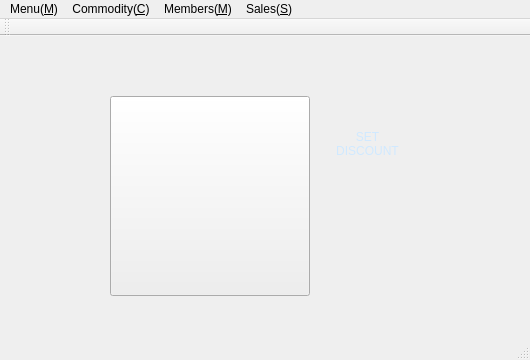
<?xml version="1.0" encoding="UTF-8"?>
<ui version="4.0">
 <class>MainWindow</class>
 <widget class="QMainWindow" name="MainWindow">
  <property name="geometry">
   <rect>
    <x>0</x>
    <y>0</y>
    <width>530</width>
    <height>360</height>
   </rect>
  </property>
  <property name="windowTitle">
   <string>Supermarket Management System</string>
  </property>
  <property name="styleSheet">
   <string notr="true">#MainWindow
{background-image:url(:/myimages/BG.png);}</string>
  </property>
  <widget class="QWidget" name="centralWidget">
   <widget class="QPushButton" name="checkOutButton">
    <property name="geometry">
     <rect>
      <x>110</x>
      <y>60</y>
      <width>200</width>
      <height>200</height>
     </rect>
    </property>
    <property name="text">
     <string/>
    </property>
   </widget>
   <widget class="QPushButton" name="setButton">
    <property name="geometry">
     <rect>
      <x>320</x>
      <y>60</y>
      <width>95</width>
      <height>95</height>
     </rect>
    </property>
    <property name="styleSheet">
     <string notr="true">background-image:url(:/myimages/blankButton.png);
font: 11pt &quot;Cooper Black&quot;;

color:rgba(208,233,255);
border-radius:3px;
</string>
    </property>
    <property name="text">
     <string>SET
DISCOUNT</string>
    </property>
   </widget>
   <widget class="QPushButton" name="pushButton">
    <property name="geometry">
     <rect>
      <x>320</x>
      <y>165</y>
      <width>95</width>
      <height>95</height>
     </rect>
    </property>
    <property name="styleSheet">
     <string notr="true">background-image:url(:/myimages/giftButton.png);
color:rgba(208,233,255);
border-radius:3px;
font: 11pt &quot;Arial Rounded MT Bold&quot;;</string>
    </property>
    <property name="text">
     <string/>
    </property>
   </widget>
  </widget>
  <widget class="QMenuBar" name="menuBar">
   <property name="geometry">
    <rect>
     <x>0</x>
     <y>0</y>
     <width>530</width>
     <height>23</height>
    </rect>
   </property>
   <property name="styleSheet">
    <string notr="true">background-color:rgba(208.233.255);</string>
   </property>
   <widget class="QMenu" name="menuMenu_M">
    <property name="title">
     <string>Menu(&amp;M)</string>
    </property>
    <addaction name="actionChange_Password"/>
    <addaction name="actionExit_E"/>
   </widget>
   <widget class="QMenu" name="menuCommodity_C">
    <property name="title">
     <string>Commodity(&amp;C)</string>
    </property>
    <addaction name="actionGoods_In_G"/>
    <addaction name="actionModify_Stock_Information_M"/>
    <addaction name="actionStock_Information_I"/>
   </widget>
   <widget class="QMenu" name="menuMembers_M">
    <property name="title">
     <string>Members(&amp;M)</string>
    </property>
    <addaction name="actionNew_Member_N"/>
    <addaction name="actionDelete_Member_D"/>
    <addaction name="actionView_All_V"/>
   </widget>
   <widget class="QMenu" name="menuSales_S">
    <property name="title">
     <string>Sales(&amp;S)</string>
    </property>
    <addaction name="actionDaily"/>
    <addaction name="actionMonthly"/>
    <addaction name="actionSearch"/>
   </widget>
   <addaction name="menuMenu_M"/>
   <addaction name="menuCommodity_C"/>
   <addaction name="menuMembers_M"/>
   <addaction name="menuSales_S"/>
  </widget>
  <widget class="QToolBar" name="mainToolBar">
   <attribute name="toolBarArea">
    <enum>TopToolBarArea</enum>
   </attribute>
   <attribute name="toolBarBreak">
    <bool>false</bool>
   </attribute>
  </widget>
  <widget class="QStatusBar" name="statusBar"/>
  <action name="actionChange_Password">
   <property name="text">
    <string>Change Password</string>
   </property>
  </action>
  <action name="actionExit_E">
   <property name="text">
    <string>Exit(&amp;E)</string>
   </property>
  </action>
  <action name="actionStock_Information_I">
   <property name="text">
    <string>Stock Information(&amp;I)</string>
   </property>
  </action>
  <action name="acctionOvertime_Goods_O">
   <property name="text">
    <string>Overtime Goods(&amp;O)</string>
   </property>
  </action>
  <action name="actionGoods_In_G">
   <property name="text">
    <string>Goods In(&amp;G)</string>
   </property>
  </action>
  <action name="actionModify_Stock_Information_M">
   <property name="text">
    <string>Modify Stock Information(&amp;M)</string>
   </property>
  </action>
  <action name="actionNew_Member_N">
   <property name="text">
    <string>New Member(&amp;N)</string>
   </property>
  </action>
  <action name="actionDelete_Member_D">
   <property name="text">
    <string>Search &amp;&amp; Modify(&amp;S)</string>
   </property>
  </action>
  <action name="actionUpdate_U">
   <property name="text">
    <string>Update(&amp;U)</string>
   </property>
  </action>
  <action name="actionSearch_S">
   <property name="text">
    <string>Search(&amp;S)</string>
   </property>
  </action>
  <action name="actionView_All_V">
   <property name="text">
    <string>View All(&amp;V)</string>
   </property>
  </action>
  <action name="actionDaily">
   <property name="text">
    <string>Daily</string>
   </property>
  </action>
  <action name="actionMonthly">
   <property name="text">
    <string>Monthly</string>
   </property>
  </action>
  <action name="actionYearly">
   <property name="text">
    <string>Yearly</string>
   </property>
  </action>
  <action name="actionSearch">
   <property name="text">
    <string>Search</string>
   </property>
  </action>
 </widget>
 <layoutdefault spacing="6" margin="11"/>
 <resources/>
 <connections/>
</ui>
